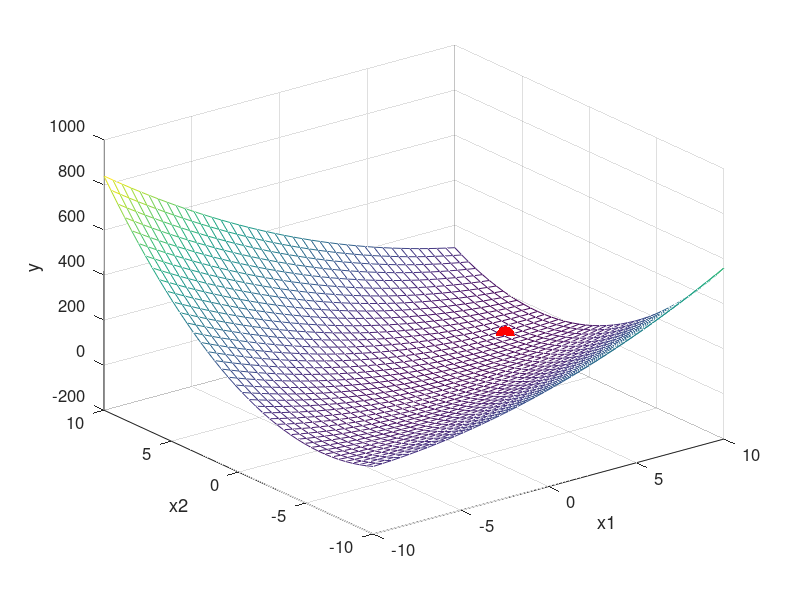
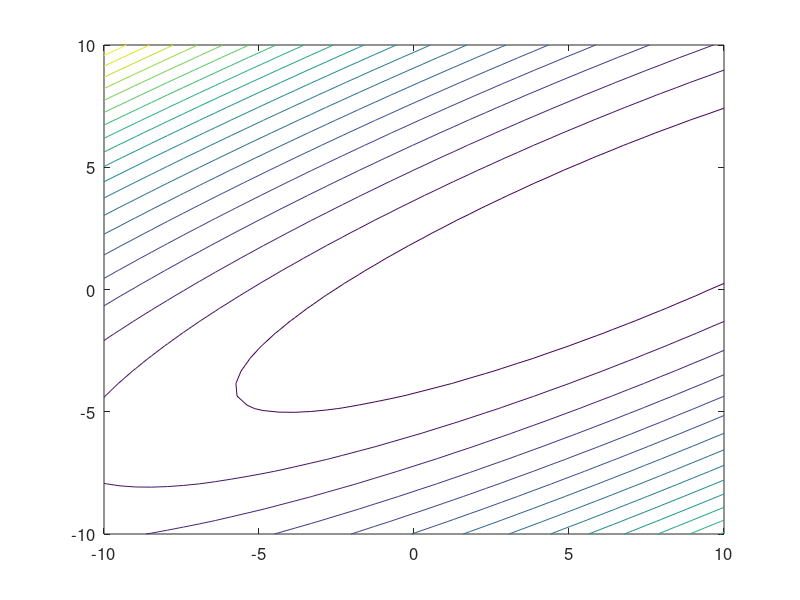

The MATLAB script that drew these images, in order:
set(0, 'defaultaxesfontsize', 12) 
set(0, 'defaulttextfontsize', 12)


global C = [3 3 1 -7 -7]
global fu = @(x) C(1)*x(1)^2 - C(2)*x(1)*x(2) + C(3)*x(2)^2 - C(4)*x(1) + C(5)*x(2)

X1 = X2 = linspace(-10, 10, 40)';
[XX1, XX2] = meshgrid(X1, X2);

YY = [];
for i = 1:length(X1)
    Y = [];
    for j = 1:length(X2)
        Y = [Y, fu([X1(i) X2(j)])];
    end
    YY = [YY; Y];
end

% вывод графика
mesh(XX1, XX2, YY);
hold on
xlabel("x1");
ylabel("x2");
zlabel("y");

% начальное приближение
x0 = [1, -2];
%[xmin ymin] = fminunc(f, x0)

function [f, g] = fwithgrad(x)
    global C;
    global fu;
    f = fu(x);

    if nargout > 1
        % градиент функции
        g = [6*x(1) - 3*x(2) + 7;
            -3*x(1) + 2*x(2) - 7];
    end
end
options = optimset('GradObj', 'on');
[xmin, ymin] = fminunc(@fwithgrad, x0, options)

plot3(xmin(2), xmin(1), ymin, 'r.', 'MarkerSize', 40);

figure

contour(XX1, XX2, YY, 20)

pause
